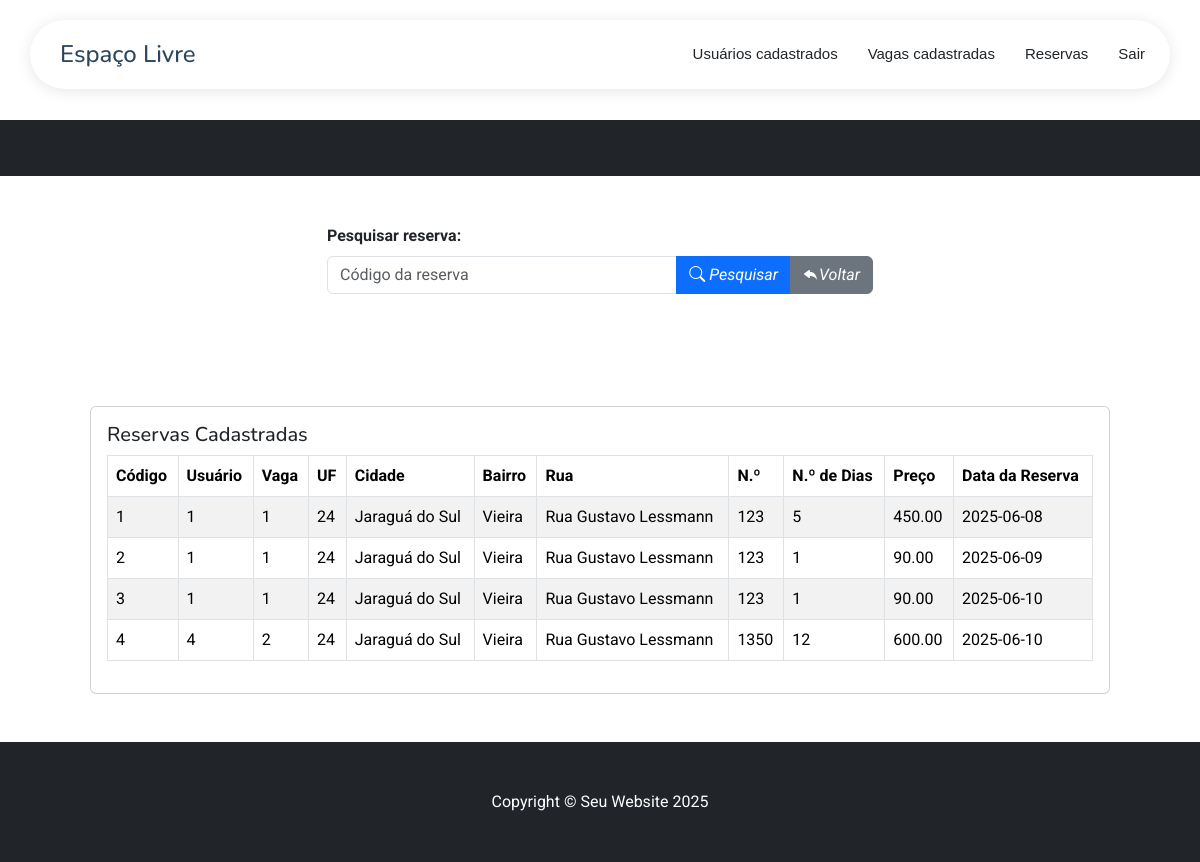
Page /listaReservas.php on the committed database.
### tables this page shows
CREATE TABLE `reservas` (
  `id_reserva` int(11) NOT NULL,
  `id_usuario` int(11) NOT NULL,
  `id_vaga` int(11) NOT NULL,
  `id_uf` int(11) NOT NULL,
  `cidade` varchar(255) NOT NULL,
  `bairro` varchar(255) NOT NULL,
  `endereco` varchar(255) NOT NULL,
  `numero` varchar(20) DEFAULT NULL,
  `complemento` varchar(255) DEFAULT NULL,
  `quant_dias` int(10) UNSIGNED NOT NULL,
  `valor_reserva` decimal(10,2) NOT NULL,
  `status` enum('r','l','c') NOT NULL COMMENT 'r=Reservado, l=Liberado, c=Cancelado',
  `data_reserva` date NOT NULL,
  `data_criacao_registro` timestamp NOT NULL DEFAULT current_timestamp()
);

### listaReservas.php (the view, shortened to what this page needs)
<!DOCTYPE html>
<?php
include_once("conexao.php");
$sql_pesquisa = "SELECT * FROM `reservas`";
?>
<html lang="pt-br">
    <?php
        require_once 'components/head.php';
    ?>
<head>
</head>
<body>
    <?php require_once 'components/headerTres.php'; ?><br><br><br><br><br>
    <header class="bg-dark py-1">
    </header>
    <div class="content">
        <div class="container mt-5">
            <div class="row justify-content-center">
                <div class="col-lg-6">
                    <div class="mb-3">
                        <form action="" method="POST">
                            <label for="id_reserva" class="form-label"><b>Pesquisar reserva:</b></label>
                            <div class="input-group">
                                <input type="number" class="form-control" name="id_reserva" id="id_reserva" placeholder="Código da reserva" />
                                <button type="submit" name="btnPesquisarReservas" class="btn btn-primary">
                                    <i class="bi bi-search"> Pesquisar</i>
                                </button>
                                <button type="submit" name="btnRetornar" class="btn btn-secondary">
                                    <i class="bi bi-reply-fill">Voltar</i>
                                </button>
                            </div>
                        </form>
                    </div>
                </div>
            </div>
            <section class="py-5">
                <div class="container px-4 px-lg-5 mt-5">
                    <div class="card">
                        <div class="card-body">
                                <h5 class="card-title">Reservas Cadastradas</h5>
                            <div class="table-responsive">
                                <table class="table table-striped table-bordered w-100">
                                    <thead>
                                        <tr>
                                            <th scope="col">Código</th>
                                            <th scope="col">Usuário</th>
                                            <th scope="col">Vaga</th>
                                            <th scope="col">UF</th>
                                            <th scope="col">Cidade</th>
                                            <th scope="col">Bairro</th>
                                            <th scope="col">Rua</th>
                                            <th scope="col">N.º</th>
                                            <th scope="col">N.º de Dias</th>
                                            <th scope="col">Preço</th>
                                            <th scope="col">Data da Reserva</th>
                                        </tr>
                                    </thead>
                                    <tbody>
                                        <?php listarReservas($conexao, $sql_pesquisa); ?>
                                    </tbody>
                                </table>
                            </div>
                        </div>
                    </div>
                </div>
            </section>
        </div>
        <footer class="py-5 bg-dark">
            <div class="container px-4 px-lg-5">
                <p class="m-0 text-center text-white">Copyright &copy; Seu Website 2025</p>
            </div>
        </footer>
    </div>
</body>
</html>
<?php
    function listarReservas($conexao, $sql_pesquisa)
    {
        $result = mysqli_query($conexao, $sql_pesquisa);
        while ($linha = mysqli_fetch_assoc($result)) {
            echo "<tr>";
            echo "<td>" . $linha['id_reserva'] . "</td>";
            echo "<td>" . $linha['id_usuario'] . "</td>";
            echo "<td>" . $linha['id_vaga'] . "</td>";
            echo "<td>" . $linha['id_uf'] . "</td>";
            echo "<td>" . $linha['cidade'] . "</td>";
            echo "<td>" . $linha['bairro'] . "</td>";
            echo "<td>" . $linha['endereco'] . "</td>";
            echo "<td>" . $linha['numero'] . "</td>";
            echo "<td>" . $linha['quant_dias'] . "</td>";
            echo "<td>" . $linha['valor_reserva'] . "</td>";
            echo "<td>" . $linha['data_reserva'] . "</td>";
            echo "</tr>";
        }
    }
?>

### assets/css/main.css (style rules this page uses)
:root { --default-font: "Roboto", system-ui, -apple-system, "Segoe UI", Roboto, "Helvetica Neue", Arial, "Noto Sans", "Liberation Sans", sans-serif, "Apple Color Emoji", "Segoe UI Emoji", "Segoe UI Symbol", "Noto Color Emoji"; --heading-font: "Nunito", sans-serif; --nav-font: "Inter", sans-serif; }
:root { --background-color: #ffffff; --default-color: #212529; --heading-color: #2d465e; --accent-color: #0d83fd; --surface-color: #ffffff; --contrast-color: #ffffff; }
:root { --nav-color: #212529; --nav-hover-color: #0d83fd; --nav-mobile-background-color: #ffffff; --nav-dropdown-background-color: #ffffff; --nav-dropdown-color: #212529; --nav-dropdown-hover-color: #0d83fd; }
:root { scroll-behavior: smooth; }
body { color: var(--default-color); background-color: var(--background-color); font-family: var(--default-font); }
h1, h2, h3, h4, h5, h6 { color: var(--heading-color); font-family: var(--heading-font); }
section, .section { color: var(--default-color); background-color: var(--background-color); padding: 60px 0; scroll-margin-top: 90px; overflow: clip; }

### rows in the picture
reservas: id_reserva "1", id_usuario "1", id_vaga "1", id_uf "24", cidade "Jaraguá do Sul", bairro "Vieira", endereco "Rua Gustavo Lessmann", numero "123", quant_dias "5", valor_reserva "450.00", data_reserva "2025-06-08"
reservas: id_reserva "2", id_usuario "1", id_vaga "1", id_uf "24", cidade "Jaraguá do Sul", bairro "Vieira", endereco "Rua Gustavo Lessmann", numero "123", quant_dias "1", valor_reserva "90.00", data_reserva "2025-06-09"
reservas: id_reserva "3", id_usuario "1", id_vaga "1", id_uf "24", cidade "Jaraguá do Sul", bairro "Vieira", endereco "Rua Gustavo Lessmann", numero "123", quant_dias "1", valor_reserva "90.00", data_reserva "2025-06-10"
reservas: id_reserva "4", id_usuario "4", id_vaga "2", id_uf "24", cidade "Jaraguá do Sul", bairro "Vieira", endereco "Rua Gustavo Lessmann", numero "1350", quant_dias "12", valor_reserva "600.00", data_reserva "2025-06-10"
